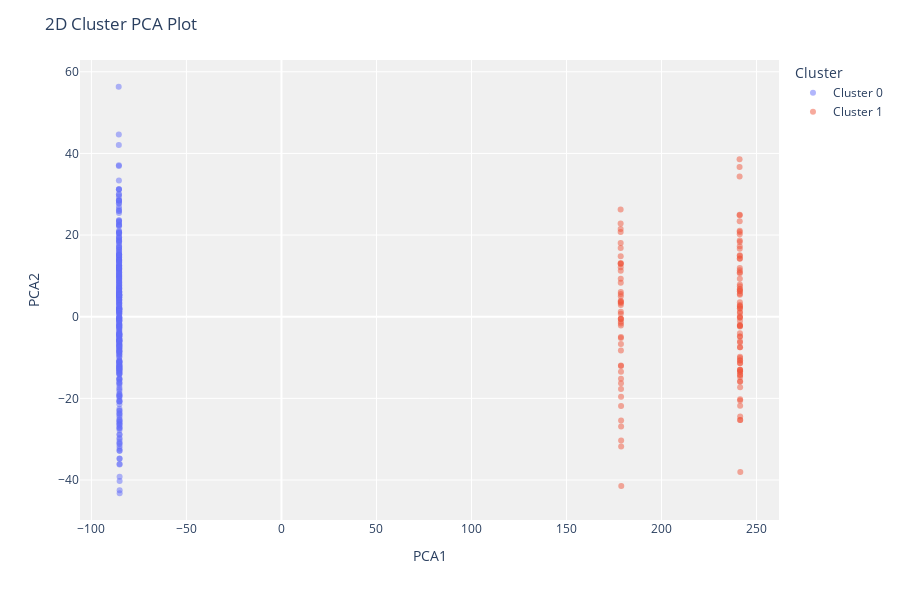
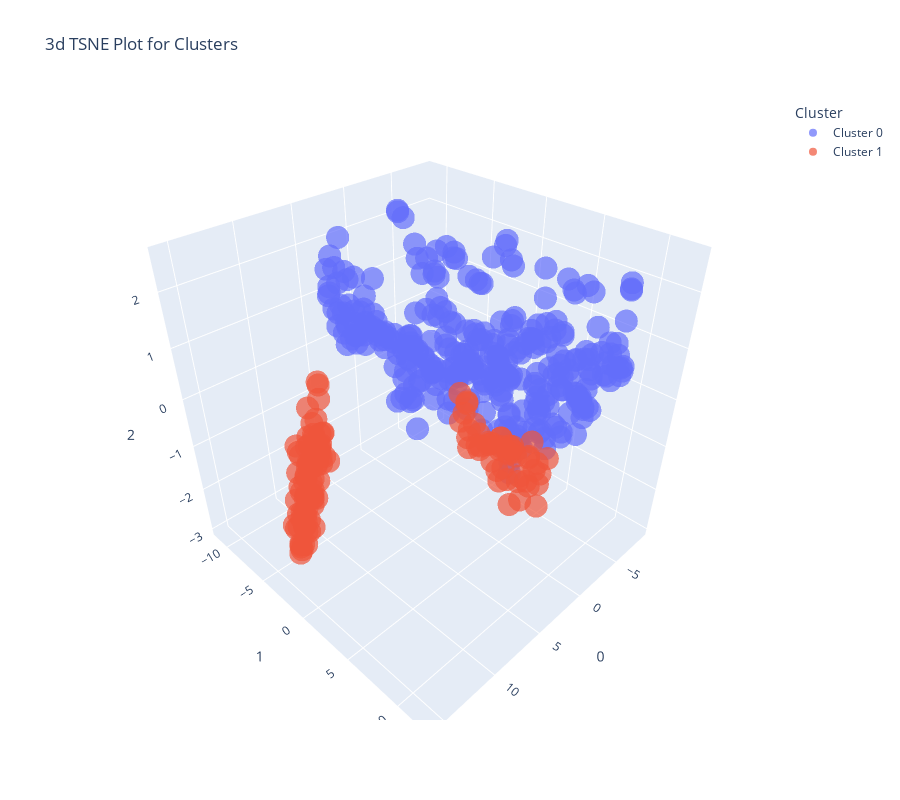

These figures' notebook cell, in order:
### Code cell
for pt in plot_types: 
    plot_model(x, plot = pt)
